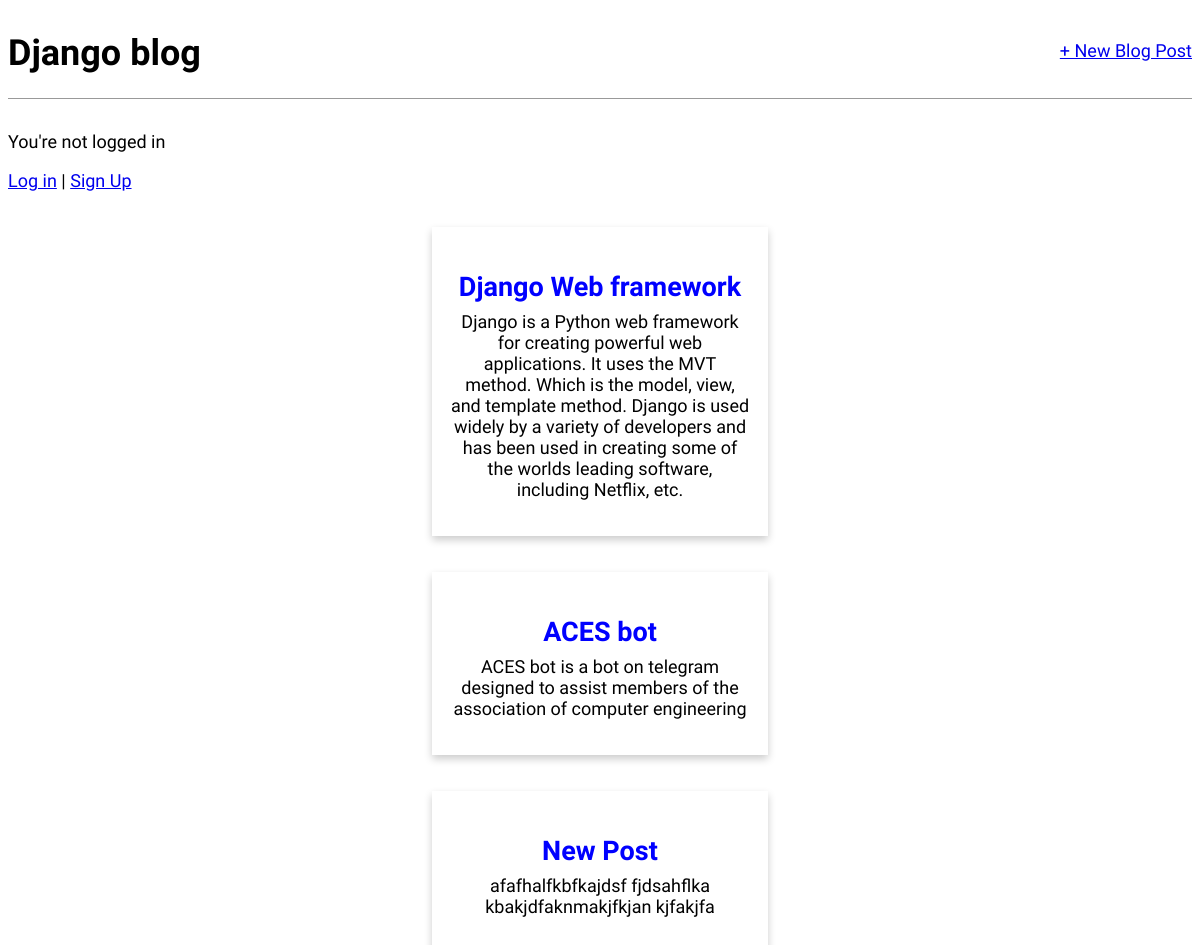
The page / on the database its author committed.
### blog/models.py (models this page shows, shortened)
class Post(models.Model):
    title = models.CharField(max_length=200)
    author = models.ForeignKey("auth.User", on_delete=models.CASCADE)
    body = models.TextField()

### blog/views.py (the view)
# urls.py: path("", BlogListView.as_view(), name="home"), #home
class BlogListView(ListView):
    model = Post
    template_name = "home.html"

### templates/home.html
{% extends "base.html" %}
{% block content %}
    {% for post in post_list %}
        <div class="post_container">
            <div class="post-entry">
                <h2><a href="{% url 'post_detail' post.pk %}">{{ post.title }}</a></h2>
                <p>{{ post.body }}</p>
            </div>
        </div>
    {% endfor %}
{% endblock content %}

### static/css/base.css (style rules this page uses)
body { font-family: 'Source Sans Pro', sans-serif; font-size: 18px; }
.post-entry { padding:2em 1em; width: 300px; box-shadow: 0 4px 8px 0 rgba(0,0,0,0.2); text-align: center; }
.post-entry h2 { margin: 0.5rem 0; }
.post_container { display: flex; justify-content: center; margin: 2em auto; }
.post-entry h2 a, .post-entry h2 a:visited { color: blue; text-decoration: none; }
.post-entry p { margin: 0; font-weight: 400; }

### rows shown on the page
Post: title "Django Web framework", body "Django is a Python web framework for creating powerful web applications. It uses the MVT method. Which is the model, view, and template method. Django is used widely by a variety of developers and has been used in creating some of the worlds leading software, including Netflix, etc."
Post: title "ACES bot", body "ACES bot is a bot on telegram designed to assist members of the association of computer engineering"
Post: title "New Post", body "afafhalfkbfkajdsf fjdsahflka kbakjdfaknmakjfkjan kjfakjfa"
